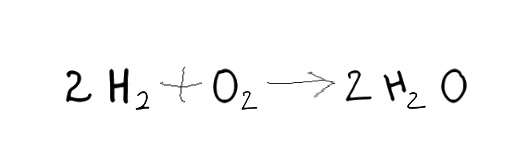
#> input picture Train/test_img_1/equation_0.jpg, 517 x 156 px
$ python -i preprocess.py   (imports and definitions only)
#> lines starting #> are read from the running program, lines starting #| are printed output that depends on the picture; after the words box and inside, x2 and y2 are one past the last pixel; in counts of white or black regions, pixels touching at a corner belong together
#> further down, picture is the input picture: shape (156, 517, 3); min 0, max 255, mean 249.4
import cv2
import numpy as np
from sklearn.cluster import DBSCAN


def filter_corners_dbscan(corners, eps=15, min_samples=2):
    """
    使用DBSCAN聚类过滤孤立角点
    """
    if corners is None:
        return None, np.array([])

    if len(corners) < 2:
        return corners, np.array([0] * len(corners)) if len(corners) > 0 else np.array([])

    corners_array = np.array([corner.ravel() for corner in corners])

    # 执行DBSCAN聚类
    clustering = DBSCAN(eps=eps, min_samples=min_samples).fit(corners_array)
    labels = clustering.labels_

    # 找出非噪声点（label != -1）
    non_noise_indices = np.where(labels != -1)[0]

    if len(non_noise_indices) > 0:
        filtered_corners = corners[non_noise_indices]
        filtered_labels = labels[non_noise_indices]
        print(f"DBSCAN过滤: 从 {len(corners)} 个角点中保留 {len(filtered_corners)} 个角点")
        return filtered_corners, filtered_labels
    else:
        print("DBSCAN过滤: 所有角点都被识别为噪声，返回原始角点")
        return corners, labels


# [248 lines left out: functions preprocess, alpha, preprocess_to_45x45, not called in this run]


def detect_intersections_and_crops(img, crop_size=45, max_corners=150, quality_level=0.01, min_distance=8, dbscan_eps=8, dbscan_min_samples=1, visualize=False, margin_pixels=5, expand_pixels=5):
    """
    识别图像中的交点/角点，并以每个交点为中心裁剪固定大小(默认45x45)的小图返回。

    参数
    ------
    img : np.ndarray
        输入图像，灰度或BGR。
    crop_size : int
        返回裁剪块的边长（像素）。必须为奇数以便中心对齐，若为偶数将自动+1。
    max_corners : int
        Shi-Tomasi 角点检测的最大角点数量。
    quality_level : float
        角点质量阈值。
    min_distance : int
        角点之间的最小距离。
    dbscan_eps : int
        DBSCAN 聚类半径，用于合并相近角点。
    dbscan_min_samples : int
        DBSCAN 聚类的最小样本数。
    visualize : bool
        是否在原图上可视化检测到的角点（仅显示，不保存）。

    返回
    ------
    crops : List[np.ndarray]
        每个交点对应的 45x45 裁剪图（边界自动白色填充）。
    points : List[Tuple[int, int]]
        对应的交点坐标 (x, y)。
    """
#> called with crop_size = 45, max_corners = 150, quality_level = 0.01, min_distance = 8, dbscan_eps = 8, dbscan_min_samples = 1, visualize = False, margin_pixels = 5
    if img is None:
        return [], []

    # 统一为灰度
    if len(img.shape) == 3 and img.shape[2] == 3:
        gray = cv2.cvtColor(img, cv2.COLOR_BGR2GRAY)
        is_bgr = True
    elif len(img.shape) == 2:
        gray = img
        is_bgr = False
    else:
        # 其他情况（如带alpha），转到BGR再取灰度
        bgr = cv2.cvtColor(img, cv2.COLOR_BGRA2BGR)
        gray = cv2.cvtColor(bgr, cv2.COLOR_BGR2GRAY)
        is_bgr = True

    # 轻度去噪 + 二值化增强角点稳定性
    blurred = cv2.GaussianBlur(gray, (3, 3), 0)
    binary = cv2.adaptiveThreshold(blurred, 255, cv2.ADAPTIVE_THRESH_GAUSSIAN_C, cv2.THRESH_BINARY, 15, 8)
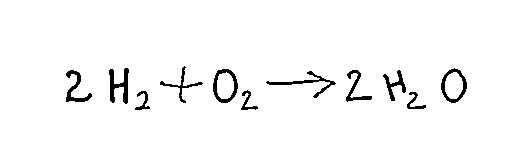
#> binary: shape (156, 517); 97% white; 11 black regions, largest, box (x1, y1, x2, y2) and area: (109, 68, 129, 104) 337, (213, 69, 238, 103) 297, (266, 71, 336, 98) 294
    morph = cv2.morphologyEx(binary, cv2.MORPH_CLOSE, np.ones((2, 2), np.uint8))
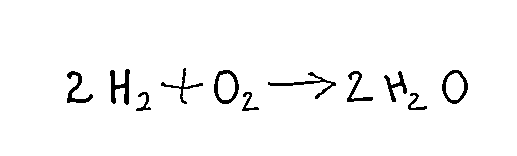
#> morph: shape (156, 517); 97% white; 11 black regions, largest, box (x1, y1, x2, y2) and area: (110, 69, 130, 105) 337, (214, 70, 239, 104) 297, (268, 72, 336, 99) 291

    # Shi-Tomasi 角点检测（在增强后的灰度上）
    corners = cv2.goodFeaturesToTrack(morph, max_corners, quality_level, min_distance)
#> corners = 70 rows, first 8: [202, 84], [352, 97], [248, 95], [242, 110], [136, 110], [258, 109], [150, 109], [186, 103]
    if corners is None or len(corners) == 0:
        return [], []

    # 合并相近角点
    filtered, _labels = filter_corners_dbscan(corners, eps=dbscan_eps, min_samples=dbscan_min_samples)
#> in filter_corners_dbscan, `corners_array = np.array([corner.ravel() for corner in corners])`: corners_array = 70 pairs, first value 68 to 466, second value 68 to 110
#> in filter_corners_dbscan, `labels = clustering.labels_`: labels = 70 values, max 68 at index 69, min 0 at index 0, mean 33.64
#> in filter_corners_dbscan, `non_noise_indices = np.where(labels != -1)[0]`: non_noise_indices = 70 values from 0 to 69
#> in filter_corners_dbscan, `filtered_corners = corners[non_noise_indices]`: filtered_corners has the same summary as corners in detect_intersections_and_crops
#> in filter_corners_dbscan, `filtered_labels = labels[non_noise_indices]`: filtered_labels has the same summary as labels
#| DBSCAN过滤: 从 70 个角点中保留 70 个角点
#> filtered has the same summary as corners
    if filtered is None or len(filtered) == 0:
        return [], []

    # 裁剪
    if crop_size % 2 == 0:
        crop_size += 1
    half = crop_size // 2

    h, w = gray.shape[:2]
#> h = 156; w = 517
    crops = []
    points = []

    # 为填充准备白色画布模板
    if is_bgr:
        white_pad = np.full((crop_size, crop_size, 3), 255, dtype=img.dtype)
        src_image = img
    else:
        white_pad = np.full((crop_size, crop_size), 255, dtype=img.dtype)
        src_image = gray

    for pt in filtered:
        x, y = [int(v) for v in pt.ravel()]

        # 计算裁剪窗口在原图中的坐标
        x0 = x - half
        y0 = y - half
        x1 = x + half + 1
        y1 = y + half + 1

        # 计算与画布的对齐（用于粘贴）
        pad_x0 = max(0, -x0)
        pad_y0 = max(0, -y0)
        pad_x1 = crop_size - max(0, x1 - w)
        pad_y1 = crop_size - max(0, y1 - h)

        # 与原图相交的合法区域
        src_x0 = max(0, x0)
        src_y0 = max(0, y0)
        src_x1 = min(w, x1)
        src_y1 = min(h, y1)

        # 复制到白色画布
        patch = white_pad.copy()
        patch[pad_y0:pad_y1, pad_x0:pad_x1] = src_image[src_y0:src_y1, src_x0:src_x1]

        # 将字形区域等比放大以尽量撑满 45x45
        # 1) 在patch上定位前景bbox
        if is_bgr:
            patch_gray = cv2.cvtColor(patch, cv2.COLOR_BGR2GRAY)
        else:
            patch_gray = patch
        # 使用Otsu阈值，取黑字为前景
        _thr, mask_patch = cv2.threshold(patch_gray, 0, 255, cv2.THRESH_BINARY_INV + cv2.THRESH_OTSU)
        coords = np.column_stack(np.where(mask_patch > 0))

        if coords.size == 0:
            # 没有明显前景，直接返回原patch（已是45x45）
            norm_patch = patch
        else:
            y_min_c, x_min_c = coords.min(axis=0)
            y_max_c, x_max_c = coords.max(axis=0)
            # 在裁剪前向外扩张边界（留出符号周围笔画空间）
            ph, pw = patch_gray.shape[:2]
            y_min_c = max(0, y_min_c - expand_pixels)
            x_min_c = max(0, x_min_c - expand_pixels)
            y_max_c = min(ph - 1, y_max_c + expand_pixels)
            x_max_c = min(pw - 1, x_max_c + expand_pixels)
            # 裁出扩张后的前景包围框
            content = patch[y_min_c:y_max_c + 1, x_min_c:x_max_c + 1]

            ch, cw = content.shape[:2]
            if ch == 0 or cw == 0:
                norm_patch = patch
            else:
                # 预留固定白边：最长边放大到 (crop_size - 2*margin_pixels)
                target_max = max(1, crop_size - 2 * margin_pixels)
                scale = target_max / float(max(ch, cw))
                new_w = max(1, int(round(cw * scale)))
                new_h = max(1, int(round(ch * scale)))
                interp = cv2.INTER_CUBIC if scale > 1.0 else cv2.INTER_AREA
                resized = cv2.resize(content, (new_w, new_h), interpolation=interp)

                # 在白底上居中粘贴
                canvas = white_pad.copy()
                off_x = (crop_size - new_w) // 2
                off_y = (crop_size - new_h) // 2
                canvas[off_y:off_y + new_h, off_x:off_x + new_w] = resized
                norm_patch = canvas

        crops.append(norm_patch)
        points.append((x, y))
#> this loop made 70 passes
#> (x, y, x0, y0, x1, y1, src_x0, src_y0) on passes 1 to 12: (202, 84, 180, 62, 225, 107, 180, 62), (352, 97, 330, 75, 375, 120, 330, 75), (248, 95, 226, 73, 271, 118, 226, 73), (242, 110, 220, 88, 265, 133, 220, 88), (136, 110, 114, 88, 159, 133, 114, 88), (258, 109, 236, 87, 281, 132, 236, 87), (150, 109, 128, 87, 173, 132, 128, 87), (186, 103, 164, 81, 209, 126, 164, 81), (138, 96, 116, 74, 161, 119, 116, 74), (410, 95, 388, 73, 433, 118, 388, 73), (392, 88, 370, 66, 415, 111, 370, 66), (268, 82, 246, 60, 291, 105, 246, 60)
#> (x, y, x0, y0, x1, y1, src_x0, src_y0) on pass 21: (308, 74, 286, 52, 331, 97, 286, 52)
#> pass 1, in detect_intersections_and_crops, `_thr, mask_patch = cv2.threshold(patch_gray, 0, 255, cv2.THRESH_BINARY..`:
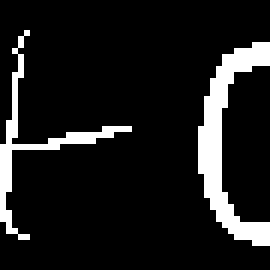
#> mask_patch: shape (45, 45) (shown 6 times larger); 11.1% white; 2 white regions, box (x1, y1, x2, y2) and area: (33, 7, 45, 41) 144, (0, 5, 22, 40) 80
#> pass 1, in detect_intersections_and_crops, `resized = cv2.resize(content, (new_w, new_h), interpolation=interp)`:
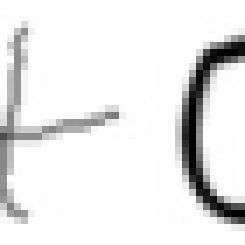
#> resized: shape (35, 35, 3) (shown 7 times larger); min 0, max 255, mean 232.2
#> after the loop:
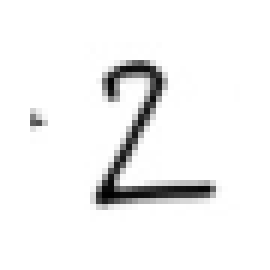
#> canvas: shape (45, 45, 3) (shown 6 times larger); min 1, max 255, mean 242
#> after the loop:
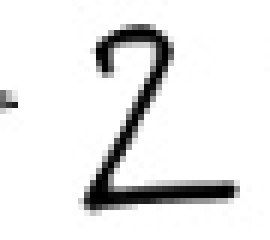
#> content: shape (40, 45, 3) (shown 6 times larger); min 0, max 255, mean 230.8
#> after the loop:
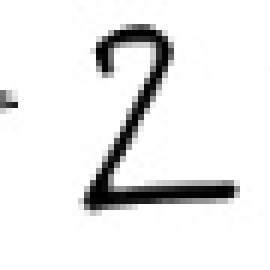
#> patch: shape (45, 45, 3) (shown 6 times larger); min 0, max 255, mean 233.5

    # 可视化（可选）
    if visualize:
        vis = img.copy() if is_bgr else cv2.cvtColor(gray, cv2.COLOR_GRAY2BGR)
        for (x, y) in points:
            cv2.circle(vis, (x, y), 4, (0, 0, 255), -1)
        cv2.imshow('intersections', vis)

    return crops, points


# [114 lines left out: function preprocess1, not called in this run]

>>> import cv2
>>> picture = cv2.imread('Train/test_img_1/equation_0.jpg')
>>> result = detect_intersections_and_crops(picture)

$ run again, on Train/test_img_1/equation_1.jpg
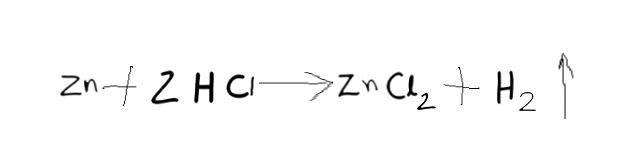
#> input picture Train/test_img_1/equation_1.jpg, 643 x 157 px
#> picture is the input picture: shape (157, 643, 3); min 0, max 255, mean 250
#> in detect_intersections_and_crops, `binary = cv2.adaptiveThreshold(blurred, 255, cv2.ADAPTIVE_THRESH_GAUSS..`:
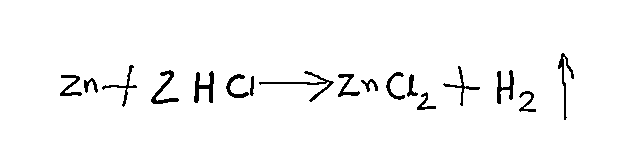
#> binary: shape (157, 643); 97% white; 17 black regions, largest, box (x1, y1, x2, y2) and area: (259, 71, 334, 102) 296, (194, 71, 214, 103) 293, (151, 70, 179, 104) 267
#> morph: shape (157, 643); 97% white; 19 black regions, largest, box (x1, y1, x2, y2) and area: (195, 72, 215, 104) 293, (260, 72, 334, 103) 292, (152, 71, 180, 105) 267
#> corners = 88 rows, first 8: [536, 111], [436, 108], [87, 92], [377, 91], [62, 77], [306, 73], [348, 79], [92, 83]
#> corners_array = 88 pairs, first value 62 to 574, second value 58 to 120
#> labels = 88 values, max 83 at index 87, min 0 at index 0, mean 40.92
#> non_noise_indices = 88 values from 0 to 87
#> filtered_corners has the same summary as corners in detect_intersections_and_crops
#> filtered_labels has the same summary as labels
#| DBSCAN过滤: 从 88 个角点中保留 88 个角点
#> filtered has the same summary as corners
#> the loop in detect_intersections_and_crops, `for pt in filtered:` made 88 passes
#> (x, y, x0, y0, x1, y1, src_x0, src_y0) on passes 1 to 8: (536, 111, 514, 89, 559, 134, 514, 89), (436, 108, 414, 86, 459, 131, 414, 86), (87, 92, 65, 70, 110, 115, 65, 70), (377, 91, 355, 69, 400, 114, 355, 69), (62, 77, 40, 55, 85, 100, 40, 55), (306, 73, 284, 51, 329, 96, 284, 51), (348, 79, 326, 57, 371, 102, 326, 57), (92, 83, 70, 61, 115, 106, 70, 61)
#> after the loop in detect_intersections_and_crops, `for pt in filtered:`:
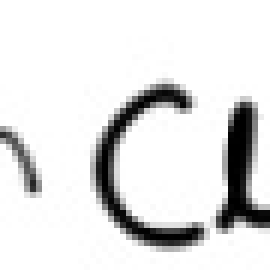
#> patch: shape (45, 45, 3) (shown 6 times larger); min 0, max 255, mean 225.4

$ run again, on Train/test_img_1/equation_11.jpg
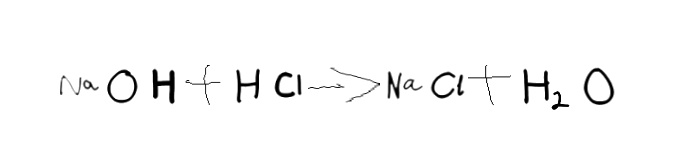
#> input picture Train/test_img_1/equation_11.jpg, 676 x 156 px
#> picture is the input picture: shape (156, 676, 3); min 0, max 255, mean 248.8
#> in detect_intersections_and_crops, `binary = cv2.adaptiveThreshold(blurred, 255, cv2.ADAPTIVE_THRESH_GAUSS..`:
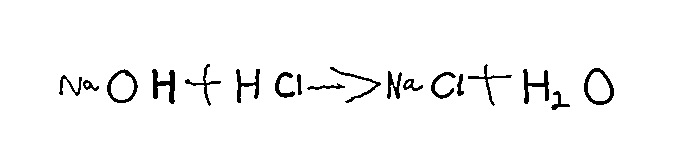
#> binary: shape (156, 676); 96.6% white; 18 black regions, largest, box (x1, y1, x2, y2) and area: (152, 69, 175, 104) 367, (584, 68, 614, 105) 340, (523, 69, 549, 104) 323
#> morph: shape (156, 676); 96.6% white; 20 black regions, largest, box (x1, y1, x2, y2) and area: (153, 70, 176, 105) 367, (585, 69, 615, 106) 340, (524, 70, 550, 105) 323
#> corners = 103 rows, first 8: [469, 78], [81, 78], [511, 77], [375, 85], [76, 93], [88, 85], [570, 107], [494, 105]
#> corners_array = 103 pairs, first value 62 to 614, second value 66 to 110
#> labels = 103 values, max 100 at index 102, min 0 at index 0, mean 49.78
#> non_noise_indices = 103 values from 0 to 102
#> filtered_corners has the same summary as corners in detect_intersections_and_crops
#> filtered_labels has the same summary as labels
#| DBSCAN过滤: 从 103 个角点中保留 103 个角点
#> filtered has the same summary as corners
#> the loop in detect_intersections_and_crops, `for pt in filtered:` made 103 passes
#> (x, y, x0, y0, x1, y1, src_x0, src_y0) on passes 1 to 8: (469, 78, 447, 56, 492, 101, 447, 56), (81, 78, 59, 56, 104, 101, 59, 56), (511, 77, 489, 55, 534, 100, 489, 55), (375, 85, 353, 63, 398, 108, 353, 63), (76, 93, 54, 71, 99, 116, 54, 71), (88, 85, 66, 63, 111, 108, 66, 63), (570, 107, 548, 85, 593, 130, 548, 85), (494, 105, 472, 83, 517, 128, 472, 83)
#> after the loop in detect_intersections_and_crops, `for pt in filtered:`:
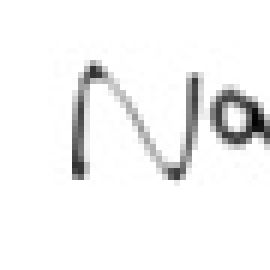
#> patch: shape (45, 45, 3) (shown 6 times larger); min 3, max 255, mean 242.7
